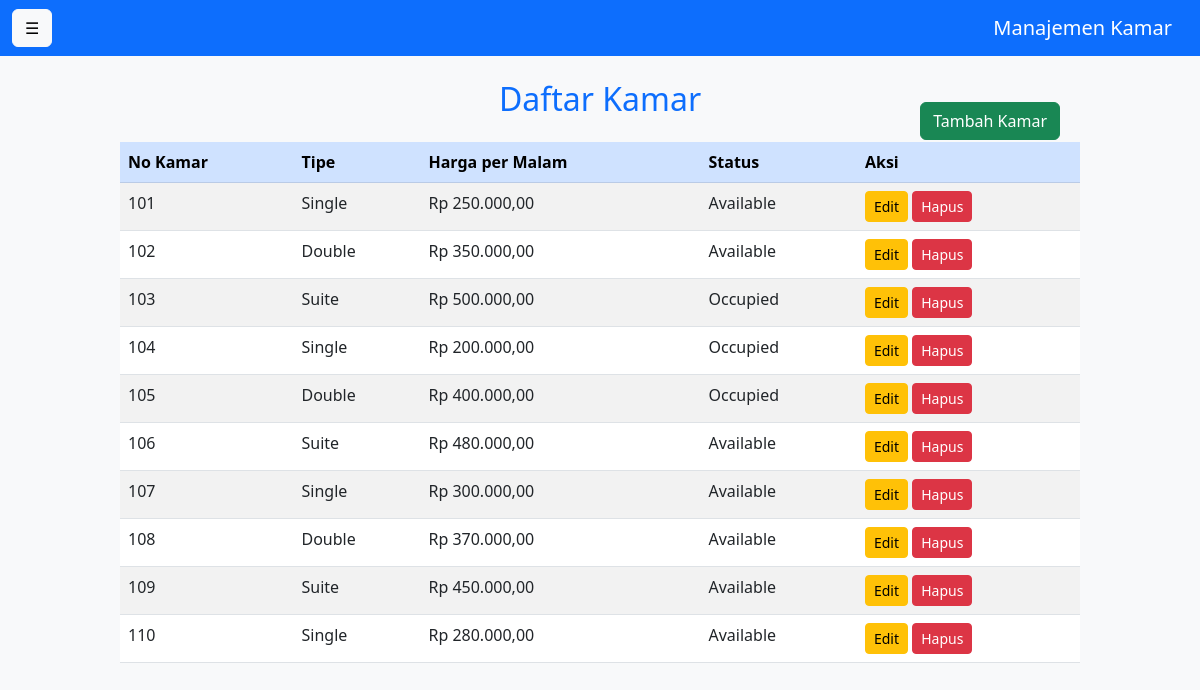
Screenshot of /pages/rooms.php with the database file from the repository.
### tables this page shows
CREATE TABLE `rooms` (
  `room_id` int(11) NOT NULL,
  `room_number` varchar(10) NOT NULL,
  `type` enum('Single','Double','Suite') NOT NULL,
  `price_per_night` decimal(10,2) NOT NULL,
  `status` enum('Available','Occupied','Maintenance') DEFAULT 'Available'
);

### pages/rooms.php (the view, shortened to what this page needs)
<?php
include '../config.php';
$query = "SELECT * FROM rooms";
$result = $conn->query($query);
?>
<!DOCTYPE html>
<html lang="id">
<head>
    <link href="https://cdn.jsdelivr.net/npm/bootstrap@5.3.0/dist/css/bootstrap.min.css" rel="stylesheet">
    <link rel="stylesheet" href="../assets/css/style.css">
</head>
<body>
    <nav class="navbar navbar-expand-lg navbar-dark bg-primary">
        <div class="container-fluid">
            <button class="btn btn-light me-3" id="toggleSidebar">
                <span class="sidebar-icon">&#9776;</span>
            </button>
            <a class="navbar-brand" href="#">Manajemen Kamar</a>
        </div>
    </nav>
    <div class="content" id="mainContent">
        <h2 class="text-center text-primary my-4">Daftar Kamar</h2>
        <div class="table-container" style="position: relative; width: 80%; margin: 0 auto;">
            <div class="d-flex justify-content-end mb-3" style="position: absolute; top: -40px; right: 20px;">
                <a href="../actions/add_room.php" class="btn btn-success">Tambah Kamar</a>
            </div>
            <div class="table-responsive">
                <table class="table table-striped table-hover">
                    <thead class="table-primary">
                        <tr>
                            <th>No Kamar</th>
                            <th>Tipe</th>
                            <th>Harga per Malam</th>
                            <th>Status</th>
                            <th>Aksi</th>
                        </tr>
                    </thead>
                    <tbody>
                        <?php while ($row = $result->fetch_assoc()) { ?>
                            <tr>
                                <td><?= $row['room_number']; ?></td>
                                <td><?= $row['type']; ?></td>
                                <td>Rp <?= number_format($row['price_per_night'], 2, ',', '.'); ?></td>
                                <td><?= $row['status']; ?></td>
                                <td>
                                    <a href="../actions/edit_room.php?room_id=<?= $row['room_id']; ?>" class="btn btn-warning btn-sm">Edit</a>
                                    <a href="../actions/delete_room.php?room_id=<?= $row['room_id']; ?>" class="btn btn-danger btn-sm" onclick="return confirm('Yakin ingin menghapus kamar ini?');">Hapus</a>
                                </td>
                            </tr>
                        <?php } ?>
                    </tbody>
                </table>
            </div>
        </div>
    </div>
</body>
</html>

### assets/css/style.css (style rules this page uses)
body { background-color: #f8f9fa; }
.content { transition: margin-left 0.3s ease-in-out; }

### rows the page displays
rooms: room_number "101", type "Single", price_per_night "250.000,00", status "Available"
rooms: room_number "102", type "Double", price_per_night "350.000,00", status "Available"
rooms: room_number "103", type "Suite", price_per_night "500.000,00", status "Occupied"
rooms: room_number "104", type "Single", price_per_night "200.000,00", status "Occupied"
rooms: room_number "105", type "Double", price_per_night "400.000,00", status "Occupied"
rooms: room_number "106", type "Suite", price_per_night "480.000,00", status "Available"
rooms: room_number "107", type "Single", price_per_night "300.000,00", status "Available"
rooms: room_number "108", type "Double", price_per_night "370.000,00", status "Available"
rooms: room_number "109", type "Suite", price_per_night "450.000,00", status "Available"
rooms: room_number "110", type "Single", price_per_night "280.000,00", status "Available"
